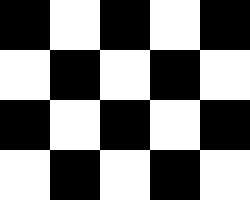
#> input picture Code/Corner Detection/CheckerBoard.png, 250 x 200 px, found by its file name
$ python harris_corner_detectionv2.py
#> lines starting #> are read from the running program, lines starting #| are printed output that depends on the picture; after the words box and inside, x2 and y2 are one past the last pixel; in counts of white or black regions, pixels touching at a corner belong together
#> further down, sample_img is the input picture: shape (200, 250, 3); 50% white; 1 white region, box (x1, y1, x2, y2) and area: (0, 0, 250, 200) 25000
import cv2
import numpy as np
#===================================================================
#===================================================================

#===================================================================
def gaussian_blur(image, filter_kernel, σ):
#> called with filter_kernel = 3, σ = 1.75
    blurred_image = cv2.GaussianBlur(image, (filter_kernel, filter_kernel), σ)
    return blurred_image
#===================================================================

#===================================================================
def copy_boundary(original_mat, extension):
#> called with extension = 1
    extended_mat = np.zeros((len(original_mat) + extension * 2,\
                            len(original_mat[0]) + extension * 2))
#> extended_mat: shape (202, 252) float64; every value is 0

    for i in range(len(extended_mat)):
        for j in range(len(extended_mat[i])):
            if ((i < extension) and (j < extension)):
                extended_mat[i][j] = original_mat[0][0]
            elif ((i > (extension + len(original_mat) - 1)) and\
                  (j > (extension + len(original_mat[0]) - 1))):
                extended_mat[i][j] = original_mat[-1][-1]
            elif ((j < extension) and (i > (len(original_mat) + extension - 1))):
                extended_mat[i][j] = original_mat[-1][0]
            elif ((i < extension) and (j > (len(original_mat[0]) + extension - 1))):
                extended_mat[i][j] = original_mat[0][-1]
            elif (i < extension):
                extended_mat[i][j] = original_mat[0][j - extension]
            elif (i > (extension + len(original_mat) - 1)):
                extended_mat[i][j] = original_mat[-1][j - extension]
            elif (j < extension):
                extended_mat[i][j] = original_mat[i - extension][0]
            elif (j > (extension + len(original_mat[0]) - 1)):
                extended_mat[i][j] = original_mat[i - extension][-1]
            else:
                extended_mat[i][j] = original_mat[i - extension][j - extension]
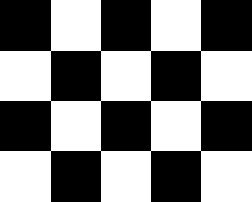
#> extended_mat: shape (202, 252) float64; 50% white; 1 white region, box (x1, y1, x2, y2) and area: (0, 0, 252, 202) 25452

    return extended_mat
#===================================================================

#===================================================================
def sum_squared(mat1, mat2):
    new_mat = np.multiply(mat1, mat2)
    sum = np.sum(new_mat)
    return sum
#===================================================================

#===================================================================
def get_gradient_in_x_y(filter_x, filter_y, original_image):
    """ Returns gradient in both x and y directions """
    filter_size = len(filter_x) # Need to have same filter size for both x and y gradients
    image = copy_boundary(original_image, int(filter_size / 2))

    # grad_x & grad_y have extended boundaries
    grad_x = np.zeros((len(image), len(image[0])))
    grad_y = np.zeros((len(image), len(image[0])))

    # gradient_x & gradient_y have the same boundary as original_image
    gradient_image_x = np.zeros((len(original_image), len(original_image[0])))
#> gradient_image_x: shape (200, 250) float64; every value is 0
    gradient_image_y = np.zeros((len(original_image), len(original_image[0])))

    for i in range(int(filter_size / 2), len(image) - int(filter_size / 2)):
        for j in range(int(filter_size / 2), len(image[0]) - int(filter_size / 2)):
            grad_x[i][j] = sum_squared(filter_x, \
                        image[(i - int(filter_size / 2)): (i + int(filter_size / 2) + 1),\
                              (j - int(filter_size / 2)): (j + int(filter_size / 2) + 1)])
            grad_y[i][j] = sum_squared(filter_y, \
                        image[(i - int(filter_size / 2)): (i + int(filter_size / 2) + 1),\
                              (j - int(filter_size / 2)): (j + int(filter_size / 2) + 1)])
            gradient_image_x[i-int(filter_size/2)][j-int(filter_size/2)] = grad_x[i][j]
            gradient_image_y[i-int(filter_size/2)][j-int(filter_size/2)] = grad_y[i][j]
#> this loop made 200 passes
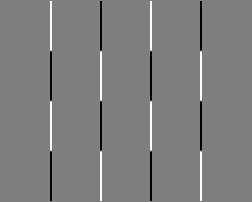
#> grad_x: shape (202, 252) float64; min -1020, max 1020, mean 0; drawn with min black and max white
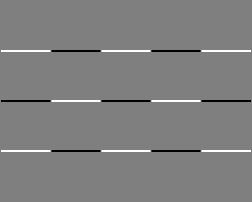
#> grad_y: shape (202, 252) float64; min -1020, max 1020, mean 2; drawn with min black and max white
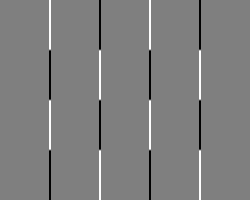
#> gradient_image_x: shape (200, 250) float64; min -1020, max 1020, mean 0; drawn with min black and max white
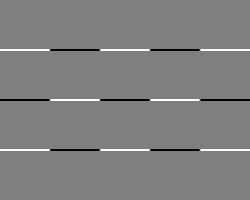
#> gradient_image_y: shape (200, 250) float64; min -1020, max 1020, mean 2; drawn with min black and max white

    return gradient_image_x, gradient_image_y
#===================================================================

#===================================================================
def get_corner_coordinates(gradient_image_x, gradient_image_y, window_size, σ):
    """ Returns the pixel coordinates of the corners """
    corners_coordinates = []

    I_x2 = gaussian_blur(gradient_image_x * gradient_image_x, window_size, σ)
    I_y2 = gaussian_blur(gradient_image_y * gradient_image_y, window_size, σ)
    I_xy = gaussian_blur(gradient_image_x * gradient_image_y, window_size, σ)

    # The 'gaussian_blur' considers a small window around the pixel
    # Hence, we no longer have to iterate over all the pixels to get the correlation matrix
    determinant = I_x2 * I_y2 - 2 * I_xy
    trace = I_x2 + I_y2
    k = 0.05
    r_value = determinant - k * trace * trace
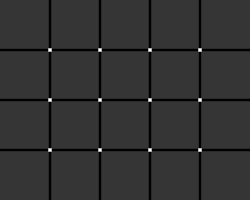
#> r_value: shape (200, 250) float64; min -2.54e+10, max 9.61e+10, mean -1.53e+09; drawn with min black and max white
    r_threshold = 0.05 * np.max(r_value)
    for row in range(len(r_value)):
        for col in range(len(r_value[0])):
            if (r_value[row][col] > r_threshold):
                corners_coordinates.append([row, col])

    return corners_coordinates
#===================================================================

#===================================================================
def show_image_corners(corners_coordinates, original_image):
    """ Returns the image with corners highlighted """
    image_with_corner = np.array(original_image)
    for corner in corners_coordinates:
        image_with_corner[corner[0]][corner[1]][0] = 200
        image_with_corner[corner[0]][corner[1]][1] = 100
        image_with_corner[corner[0]][corner[1]][2] = 200
#> this loop made 192 passes
#> corner on passes 1 to 3: [48, 48], [48, 49], [48, 50]
#> image_with_corner: shape (200, 250, 3); 0.38% of pixels changed, all inside (x1, y1, x2, y2) = (48, 48, 202, 152)

    return image_with_corner
#===================================================================

#===================================================================
if __name__ == "__main__":
    sample_img = cv2.imread('.\CheckerBoard.png')
    sample_grayscale = cv2.cvtColor(sample_img, cv2.COLOR_BGR2GRAY)

    σ = 1.75 # Standard deviation of the Gaussian filter
    kernel_size = 3
    # print(filter_kernel.round(3))
    blurred_img = gaussian_blur(sample_grayscale, kernel_size, σ)
    sobel_filter_x = np.array([[-1, 0, 1],
                               [-2, 0, 2],
                               [-1, 0, 1]])
    sobel_filter_y = np.array([[-1, -2, -1],
                               [ 0,  0,  0],
                               [ 1,  2,  1]])

    gradient_image_x, gradient_image_y = get_gradient_in_x_y(sobel_filter_x, sobel_filter_y, sample_grayscale)
    # print(np.max(gradient_image_x))
    # print(np.max(gradient_image_y))
    np.savetxt('gradient_x', gradient_image_x, delimiter=' ')
    np.savetxt('gradient_y', gradient_image_y, delimiter=' ')

    window_size = 3
    corners_coordinates = get_corner_coordinates(gradient_image_x, gradient_image_y, window_size, σ)
    # print(corners_coordinates)

    image_with_corner = show_image_corners(corners_coordinates, sample_img)

    # dst = cv2.cornerHarris(blurred_img,3,3,0.1)
    # dst = cv2.dilate(dst,None)
    # sample_img[dst>0.035*dst.max()]=[255,255,0]

    ##print(gray)

    cv2.imshow('image',cv2.resize(sample_img, (550, 550)))

    cv2.imshow('Blurred Image', cv2.resize(blurred_img.astype(np.uint8), (550, 550)))
    cv2.imshow('Gradient Image X', cv2.resize(gradient_image_x.astype(np.uint8), (550, 550)))
    cv2.imshow('Gradient Image Y', cv2.resize(gradient_image_y.astype(np.uint8), (550, 550)))
    cv2.imshow('Corner Image', cv2.resize(image_with_corner.astype(np.uint8), (550, 550)))
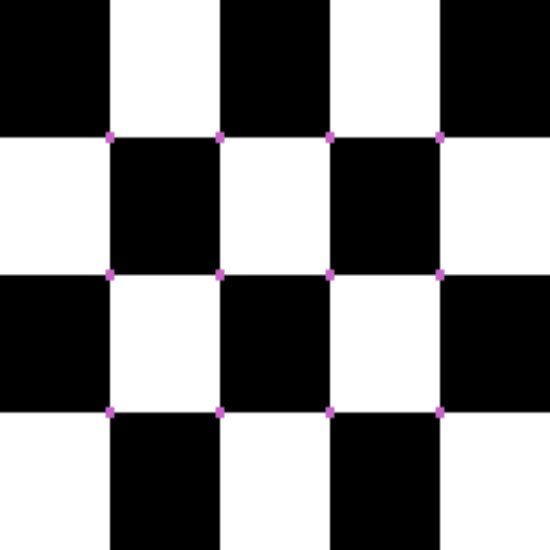
#> window 'Corner Image': shape (550, 550, 3); mean B, G, R 127.8, 127.4, 127.8

    # print(len(blurred_mat), len(blurred_mat[0]))
    # print(len(chess_grayscale), len(chess_grayscale[0]))

    cv2.waitKey(0)
    cv2.destroyAllWindows()
